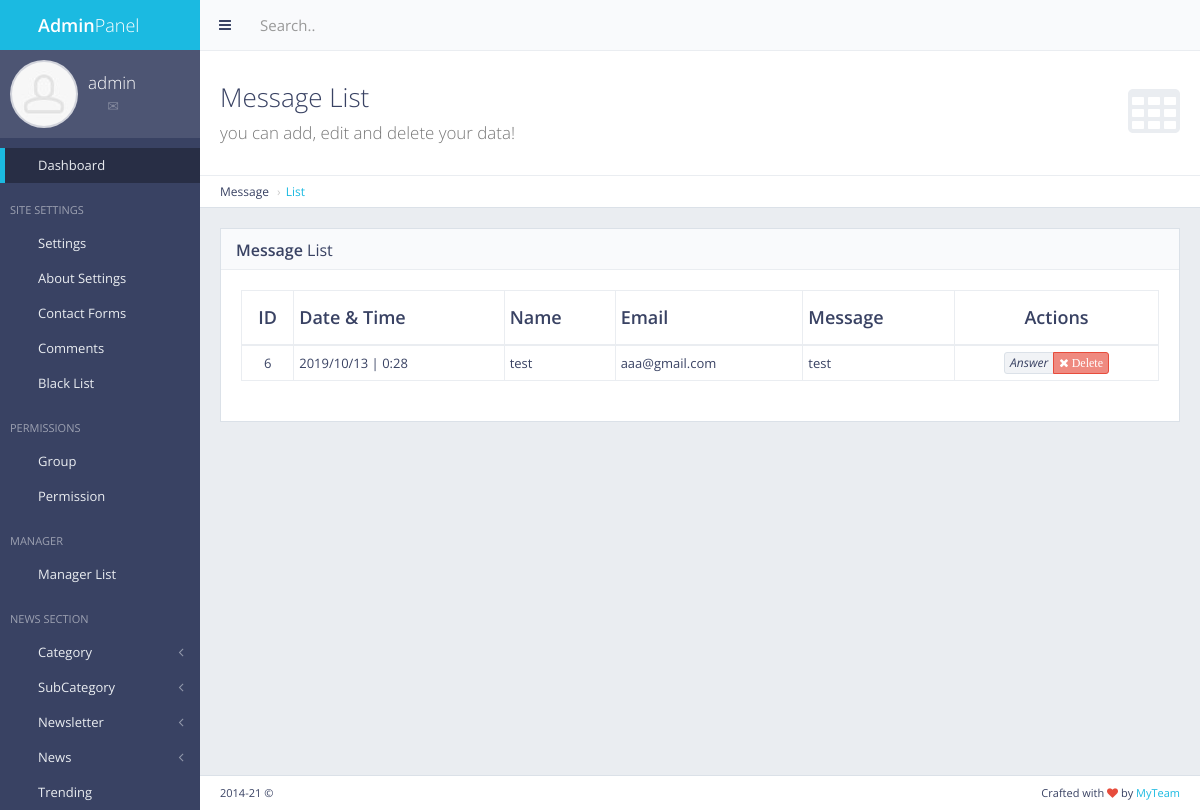
Page /panel/contactform/ (signed in) on the committed database.
### contactform/models.py (models this page shows, shortened)
class ContactForm(models.Model):
    name = models.CharField(max_length=50)
    email = models.CharField(max_length=50)
    txt = models.TextField()
    date = models.CharField(max_length=12, default="")
    time = models.CharField(max_length=12, default="")

### contactform/views.py (the view)
# urls.py: url(r'^panel/contactform/$', views.contact_show, name='contact_show'),
def contact_show(request):
    if not request.user.is_authenticated :
        return redirect('mylogin')
    msg = ContactForm.objects.all()
    return render(request, 'back/cantact_form.html', {'msg':msg})

### main/templatetags/extera_auth.py (called while the page is built)
@register.filter(name='has_group')
def has_group(user, group_name):
    return user.groups.filter(name=group_name).exists()

### main/templates/back/cantact_form.html (shortened to what this page needs)
{% extends 'back/master.html' %}
{% load staticfiles %}
{% block mainblock %}
   <div class="content-header">
    <div class="header-section">
        <h1>
            <i class="fa fa-table"></i>Message List<br><small>you can add, edit and delete your data!</small>
        </h1>
    </div>
</div>
<ul class="breadcrumb breadcrumb-top">
    <li>Message</li>
    <li><a href="/panel/contactform/">List</a></li>
</ul>
  <div class="block full">
    <div class="block-title">
        <h2><strong>Message</strong> List</h2>
    </div>
    <div class="table-responsive">
        <table id="example-datatable" class="table table-vcenter table-condensed table-bordered">
            <thead>
                <tr>
                    <th class="text-center">ID</th>
                    <th>Date & Time</th>
                    <th>Name</th>
                    <th>Email</th>
                    <th>Message</th>
                    <th class="text-center">Actions</th>
                </tr>
            </thead>
            <tbody>
                {% for cc in msg %}
                <tr>
                    <td class="text-center">{{cc.pk}}</td>
                    <td>{{cc.date}} | {{cc.time}}</td>
                    <td>{{cc.name}}</td>
                    <td>{{cc.email}}</td>
                    <td>{{cc.txt}}</td>
                    <td class="text-center">
                        <div class="btn-group">
                            <a href="#" data-toggle="tooltip" title="Answer" class="btn btn-xs btn-default"><i > Answer</i></a>
                            <a href="{%url 'contact_del' pk=cc.pk %}" data-toggle="tooltip" title="Delete" class="btn btn-xs btn-danger"><i class="fa fa-times"> Delete</i></a>
                        </div>
                    </td>
                </tr>
               {% endfor %}
            </tbody>
        </table>
    </div>
</div>
{% endblock %}

### main/templates/back/master.html (shortened to what this page needs)
{% load staticfiles %}
{% load extera_auth %}
{% if user.is_authenticated %}
<!DOCTYPE html>
 <html class="no-js" lang="en">
    <head>
        <link rel="stylesheet" href="{%static 'back/css/bootstrap.min.css' %}">
        <link rel="stylesheet" href="{%static 'back/css/plugins.css' %}">
        <link rel="stylesheet" href="{%static 'back/css/main.css' %}">
        <link rel="stylesheet" href="{%static 'back/css/themes.css' %}">
    </head>
    <body>
        <div id="page-wrapper">
            <div id="page-container" class="sidebar-partial sidebar-visible-lg sidebar-no-animations">
                <div id="sidebar">
                    <div id="sidebar-scroll">
                        <div class="sidebar-content">
                            <a href="/panel" class="sidebar-brand">
                                <i class="gi gi-flash"></i><span class="sidebar-nav-mini-hide"><strong>Admin</strong>Panel</span>
                            </a>
                            <div class="sidebar-section sidebar-user clearfix sidebar-nav-mini-hide">
                                <div class="sidebar-user-avatar">
                                    <a href="page_ready_user_profile.html">
                                        <img src="{%static 'back/img/placeholders/avatars/avatar2.jpg' %}" alt="avatar">
                                    </a>
                                </div>
                                <div class="sidebar-user-name">{{request.user}}</div>
                                <div class="sidebar-user-links">
                                    <a href="page_ready_user_profile.html" data-toggle="tooltip" data-placement="bottom" title="Profile"><i class="gi gi-user"></i></a>
                                    <a href="page_ready_inbox.html" data-toggle="tooltip" data-placement="bottom" title="Messages"><i class="gi gi-envelope"></i></a>
                                    <a href="/panel/change/pass/" class="enable-tooltip" data-placement="bottom" title="Settings" ><i class="gi gi-cogwheel"></i></a>
                                    <a href="/logout" data-toggle="tooltip" data-placement="bottom" title="Logout"><i class="gi gi-exit"></i></a>
                                </div>
                            </div>
                            <ul class="sidebar-nav">
                                {% if perms.main.master_user %}
                                <li>
                                    <a href="/panel" class=" active"><i class="gi gi-stopwatch sidebar-nav-icon"></i><span class="sidebar-nav-mini-hide">Dashboard</span></a>
                                </li>
                                {% endif %}
                                {% if request.user|has_group:"masteruser" %}
                                <li class="sidebar-header">
                                    <span class="sidebar-header-options clearfix"><a href="javascript:void(0)" data-toggle="tooltip" title="Quick Settings"><i class="gi gi-settings"></i></a></span>
                                    <span class="sidebar-header-title">Site Settings</span>
                                </li>
                                <li>
                                    <a href="/panel/setting/" class=""><i class="gi gi-show_big_thumbnails sidebar-nav-icon"></i><span class="sidebar-nav-mini-hide">Settings</span></a>
                                </li>
                                <li>
                                        <a href="/panel/about/setting/" class=""><i class="gi gi-show_big_thumbnails sidebar-nav-icon"></i><span class="sidebar-nav-mini-hide">About Settings</span></a>
                                    </li>
                                    <li>
                                        <a href="/panel/contactform/" class=""><i class="gi gi-show_big_thumbnails sidebar-nav-icon"></i><span class="sidebar-nav-mini-hide">Contact Forms</span></a>
                                    </li>
                                    <li>
                                            <a href="/comments/list/" class=""><i class="gi gi-show_big_thumbnails sidebar-nav-icon"></i><span class="sidebar-nav-mini-hide">Comments</span></a>
                                        </li>
                                        <li>
                                                <a href="/blacklist/" class=""><i class="gi gi-show_big_thumbnails sidebar-nav-icon"></i><span class="sidebar-nav-mini-hide">Black List</span></a>
                                            </li>
                                    <li class="sidebar-header">
                                        <span class="sidebar-header-options clearfix"><a href="javascript:void(0)" data-toggle="tooltip" title="Quick Settings"><i class="gi gi-settings"></i></a></span>
                                        <span class="sidebar-header-title">Permissions</span>
                                    </li>
                                    <li>
                                        <a href="/panel/manager/group/" class=""><i class="gi gi-show_big_thumbnails sidebar-nav-icon"></i><span class="sidebar-nav-mini-hide">Group</span></a>
                                    </li>
                                    <li>
                                            <a href="/panel/manager/perms/" class=""><i class="gi gi-show_big_thumbnails sidebar-nav-icon"></i><span class="sidebar-nav-mini-hide">Permission</span></a>
                                        </li>
                                    <li class="sidebar-header">
                                        <span class="sidebar-header-options clearfix"><a href="javascript:void(0)" data-toggle="tooltip" title="Quick Settings"><i class="gi gi-settings"></i></a></span>
                                        <span class="sidebar-header-title">Manager</span>
                                    </li>
                                    <li>
                                        <a href="/panel/manager/list/" class=""><i class="gi gi-show_big_thumbnails sidebar-nav-icon"></i><span class="sidebar-nav-mini-hide">Manager List</span></a>
                                    </li>
                                    {% endif %}
                                <li class="sidebar-header">
                                    <span class="sidebar-header-options clearfix"><a href="javascript:void(0)" data-toggle="tooltip" title="Quick Settings"><i class="gi gi-settings"></i></a></span>
                                    <span class="sidebar-header-title">News Section</span>
                                </li>
                                {% if request.user|has_group:"masteruser" %}
                                <li>
                                        <a href="#" class="sidebar-nav-menu"><i class="fa fa-angle-left sidebar-nav-indicator sidebar-nav-mini-hide"></i><i class="gi gi-show_big_thumbnails sidebar-nav-icon"></i><span class="sidebar-nav-mini-hide">Category</span></a>
                                    </li>
                                    <li>
                                        <a href="#" class="sidebar-nav-menu"><i class="fa fa-angle-left sidebar-nav-indicator sidebar-nav-mini-hide"></i><i class="gi gi-show_big_thumbnails sidebar-nav-icon"></i><span class="sidebar-nav-mini-hide">SubCategory</span></a>
                                    </li>
                                    <li>
                                            <a href="#" class="sidebar-nav-menu"><i class="fa fa-angle-left sidebar-nav-indicator sidebar-nav-mini-hide"></i><i class="gi gi-show_big_thumbnails sidebar-nav-icon"></i><span class="sidebar-nav-mini-hide">Newsletter</span></a>
                                        </li>
                                    {% endif %}
                                <li>
                                    <a href="#" class="sidebar-nav-menu"><i class="fa fa-angle-left sidebar-nav-indicator sidebar-nav-mini-hide"></i><i class="gi gi-show_big_thumbnails sidebar-nav-icon"></i><span class="sidebar-nav-mini-hide">News</span></a>
                                </li>
                                {% if request.user|has_group:"masteruser" %}
                                <li>
                                    <a href="/panel/trending/" class=""><i class="gi gi-show_big_thumbnails sidebar-nav-icon"></i><span class="sidebar-nav-mini-hide">Trending</span></a>
                                </li>
                                {% endif %}
                            </ul>
                        </div>
                    </div>
                </div>
                <div id="main-container">
                    <header class="navbar navbar-default">
                        <ul class="nav navbar-nav-custom">
                            <li>
                                <a href="javascript:void(0)" onclick="App.sidebar('toggle-sidebar');this.blur();">
                                    <i class="fa fa-bars fa-fw"></i>
                                </a>
                            </li>
                        </ul>
                        <form action="page_ready_search_results.html" method="post" class="navbar-form-custom">
                            <div class="form-group">
                                <input type="text" id="top-search" name="top-search" class="form-control" placeholder="Search..">
                            </div>
                        </form>
                    </header>
                    <div id="page-content">
                    {% block mainblock %}
                    {% endblock %}
                    </div>
                    <footer class="clearfix">
                        <div class="pull-right">
                            Crafted with <i class="fa fa-heart text-danger"></i> by <a href="#" target="_blank">MyTeam</a>
                        </div>
                        <div class="pull-left">
                            <span id="year-copy"></span> &copy;
                        </div>
                    </footer>
                </div>
            </div>
        </div>
    </body>
</html>
{% else %}
Please login
{% endif %}

### rows in the picture
ContactForm: pk "6", date "2019/10/13", time "0:28", name "test", email "aaa@gmail.com", txt "test"

### other values in the picture
{{ request.user }} "admin"
